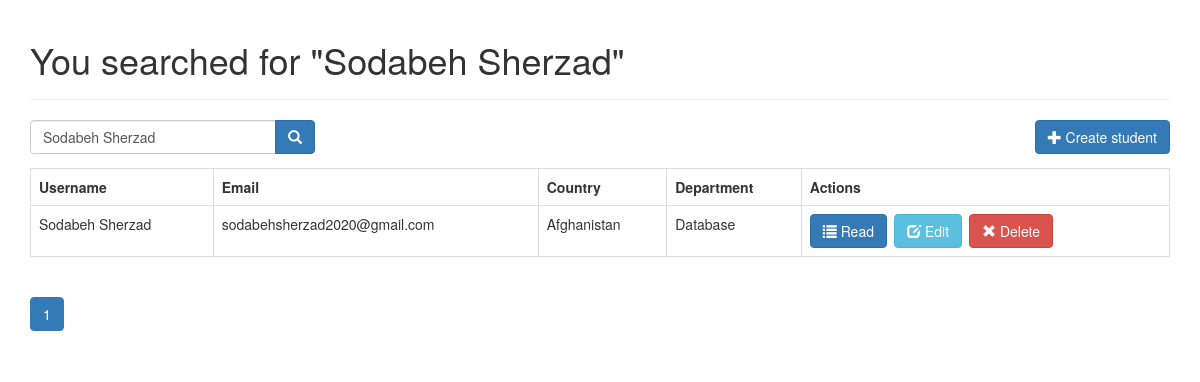
Screenshot of /search.php?s=Sodabeh Sherzad with the database file from the repository.
### tables this page shows
CREATE TABLE IF NOT EXISTS `students` (
  `id` int(11) NOT NULL AUTO_INCREMENT,
  `first_name` varchar(32) NOT NULL,
  `last_name` varchar(55) NOT NULL,
  `username` varchar(55) NOT NULL,
  `department_id` int(11) NOT NULL,
  `created` datetime NOT NULL,
  `modified` timestamp NOT NULL DEFAULT CURRENT_TIMESTAMP,
  `image` varchar(250) DEFAULT NULL,
  `address` varchar(255) DEFAULT NULL,
  `email` varchar(55) DEFAULT NULL,
  `country` varchar(55) DEFAULT NULL,
  `phone` varchar(12) DEFAULT NULL,
  `password` varchar(55) DEFAULT NULL,
  PRIMARY KEY (`id`)
);

CREATE TABLE IF NOT EXISTS `departments` (
  `id` int(11) NOT NULL AUTO_INCREMENT,
  `name` varchar(256) NOT NULL,
  `created` datetime NOT NULL,
  `modified` timestamp NOT NULL DEFAULT CURRENT_TIMESTAMP,
  PRIMARY KEY (`id`)
);

### search.php (called while the page is built, shortened)
<?php
include_once 'config/core.php';
include_once 'config/database.php';
include_once 'objects/student.php';
include_once 'objects/department.php';
$database = new Database();
$db = $database->getConnection();
$student = new student($db);
$department = new department($db);
$search_term=isset($_GET['s']) ? $_GET['s'] : '';
include_once "header.php";
$stmt = $student->search($search_term, $from_record_num, $records_per_page);
$total_rows=$student->countAll_BySearch($search_term);
include_once "read_template.php";
include_once "footer.php";
?>

### objects/student.php (called while the page is built, shortened)
<?php
class Student
{
    private $conn;
    private $table_name = "students";
    public function __construct($db)
    {
        $this->conn = $db;
    }
    public function search($search_term, $from_record_num, $records_per_page)
    {
        $query = "SELECT
                    d.name, s.id, s.username,
                    s.department_id, s.email, s.country
                FROM
                    " . $this->table_name . " s
                    LEFT JOIN
                        departments d
                            ON s.department_id = d.id
                WHERE
                    s.username LIKE ? OR d.name LIKE ?
                ORDER BY
                    s.username ASC
                LIMIT
                    ?, ?";
        $stmt = $this->conn->prepare($query);
        $search_term = "%{$search_term}%";
        $stmt->bindParam(1, $search_term);
        $stmt->bindParam(2, $search_term);
        $stmt->bindParam(3, $from_record_num, PDO::PARAM_INT);
        $stmt->bindParam(4, $records_per_page, PDO::PARAM_INT);
        $stmt->execute();
        return $stmt;
    }
    public function countAll_BySearch($search_term)
    {
        $query = "SELECT
                    COUNT(*) as total_rows
                FROM
                    " . $this->table_name . " s
                    LEFT JOIN
                        departments d
                            ON s.department_id = d.id
                WHERE
                    s.username LIKE ? or d.name LIKE ?";
        $stmt = $this->conn->prepare($query);
        $search_term = "%{$search_term}%";
        $stmt->bindParam(1, $search_term);
        $stmt->bindParam(2, $search_term);
        $stmt->execute();
        $row = $stmt->fetch(PDO::FETCH_ASSOC);
        return $row['total_rows'];
    }
}

### config/core.php (called while the page is built)
<?php
$page = isset($_GET['page']) ? $_GET['page'] : 1;
$records_per_page = 5;
$from_record_num = ($records_per_page * $page) - $records_per_page;

### objects/department.php (called while the page is built, shortened)
<?php
class Department
{
    private $conn;
    private $table_name = "departments";
    public $id;
    public function __construct($db)
    {
        $this->conn = $db;
    }
    public function readName()
    {
        $query = "SELECT name FROM " . $this->table_name . " WHERE id = ? limit 0,1";
        $stmt = $this->conn->prepare($query);
        $stmt->bindParam(1, $this->id);
        $stmt->execute();
        $row = $stmt->fetch(PDO::FETCH_ASSOC);
        $this->name = $row['name'];
    }
}

### read_template.php (the view)
<?php
echo "<form role='search' action='search.php'>";
    echo "<div class='input-group col-md-3 pull-left margin-right-1em'>";
        $search_value=isset($search_term) ? "value='{$search_term}'" : "";
        echo "<input type='text' class='form-control' placeholder='Type username or department...' name='s' id='srch-term' required {$search_value} />";
        echo "<div class='input-group-btn'>";
            echo "<button class='btn btn-primary' type='submit'><i class='glyphicon glyphicon-search'></i></button>";
        echo "</div>";
    echo "</div>";
echo "</form>";
echo "<div class='right-button-margin'>";
    echo "<a href='create_student.php' class='btn btn-primary pull-right'>";
        echo "<span class='glyphicon glyphicon-plus'></span> Create student";
    echo "</a>";
echo "</div>";
if($total_rows>0){
    echo "<table class='table table-hover table-responsive table-bordered'>";
        echo "<tr>";
            echo "<th>Username</th>";
            echo "<th>Email</th>";
            echo "<th>Country</th>";
            echo "<th>Department</th>";
            echo "<th>Actions</th>";
        echo "</tr>";
        while ($row = $stmt->fetch(PDO::FETCH_ASSOC)){
            extract($row);
            echo "<tr>";
                echo "<td>{$username}</td>";
                echo "<td>{$email}</td>";
                echo "<td>{$country}</td>";
                echo "<td>";
                    $department->id = $department_id;
                    $department->readName();
                    echo $department->name;
                echo "</td>";
                echo "<td>";
                    echo "<a href='read_one.php?id={$id}' class='btn btn-primary left-margin'>";
                        echo "<span class='glyphicon glyphicon-list'></span> Read";
                    echo "</a>";
                    echo "<a href='update_student.php?id={$id}' class='btn btn-info left-margin'>";
                        echo "<span class='glyphicon glyphicon-edit'></span> Edit";
                    echo "</a>";
                    echo "<a delete-id='{$id}' class='btn btn-danger delete-object'>";
                        echo "<span class='glyphicon glyphicon-remove'></span> Delete";
                    echo "</a>";
                echo "</td>";
            echo "</tr>";
        }
    echo "</table>";
    include_once 'paging.php';
}
else{
    echo "<div class='alert alert-danger'>No students found.</div>";
}
?>

### header.php (style rules this page uses)
.left-margin { margin:0 .5em 0 0; }
.right-button-margin { margin: 0 0 1em 0; overflow: hidden; }

### rows the page displays
students: username "Sodabeh Sherzad", email "sodabehsherzad2020@gmail.com", country "Afghanistan", department.name "Database"

### other values shown
$page_title "You searched for \"Sodabeh Sherzad\""
